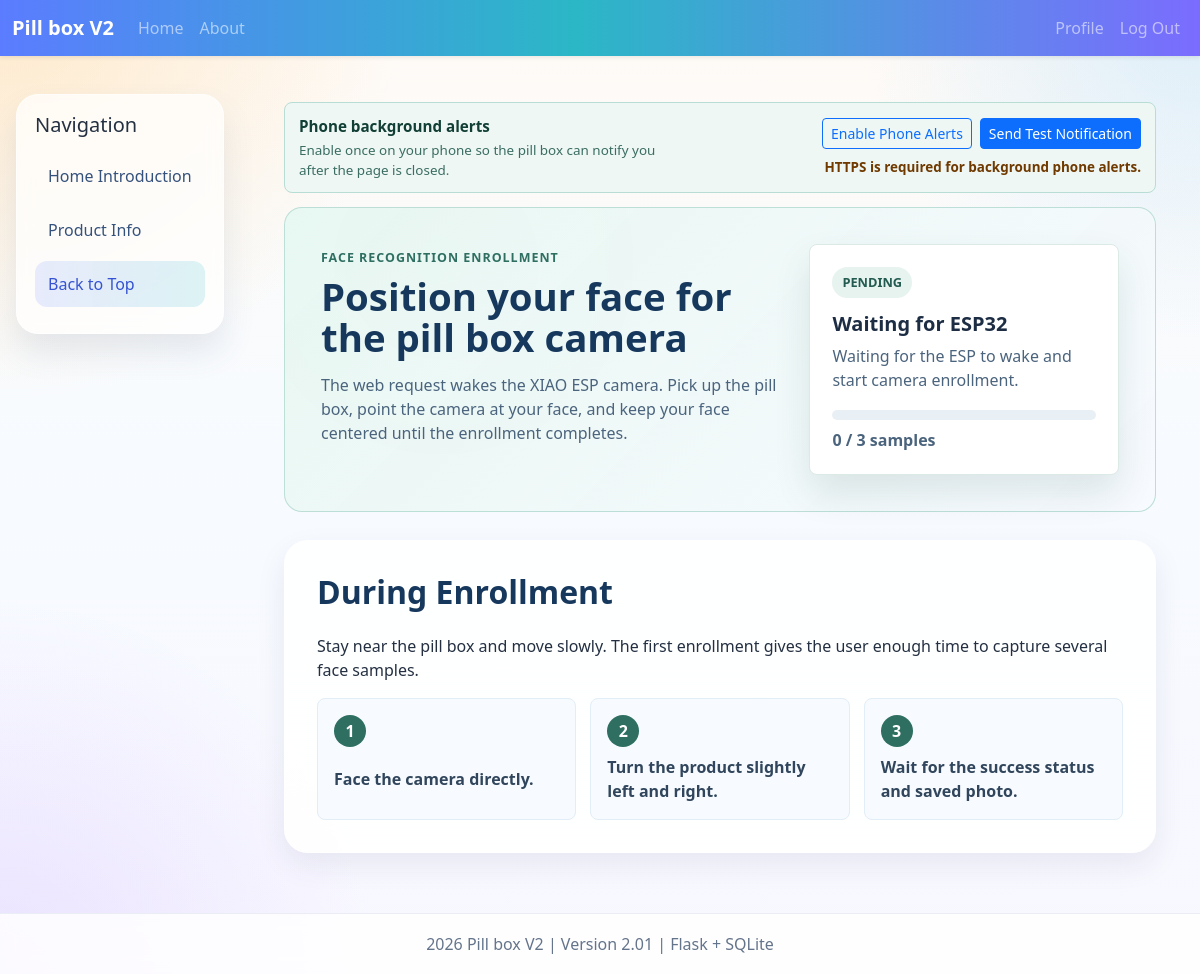
The app's page /face-enrollment/4 (signed in) with its own data.
### tables this page shows
CREATE TABLE face_enrollment_session (
            id INTEGER PRIMARY KEY AUTOINCREMENT,
            user_id INTEGER NOT NULL,
            product_code TEXT NOT NULL,
            status TEXT NOT NULL DEFAULT 'pending',
            person_name TEXT NOT NULL,
            requested_samples INTEGER NOT NULL DEFAULT 3,
            captured_samples INTEGER NOT NULL DEFAULT 0,
            message TEXT,
            device_id TEXT,
            photo_mime TEXT,
            photo_data BLOB,
            created_at TEXT NOT NULL,
            updated_at TEXT NOT NULL,
            expires_at TEXT NOT NULL,
            completed_at TEXT,
            FOREIGN KEY (user_id) REFERENCES user(id)
        );

### Pill_box_V2_01_English/app.py (the view)
@app.route("/face-enrollment/<int:session_id>")
@login_required
def face_enrollment_page(session_id):
    row = get_face_enrollment_session(session_id, current_user.id)
    if row is None:
        flash("Face enrollment session not found.", "danger")
        return redirect(url_for("profile"))
    return render_template(
        "face_enrollment.html",
        enrollment=serialize_face_enrollment_session(row),
    )

### Pill_box_V2_01_English/app.py (called while the page is built)
def get_db_connection():
    try:
        conn = sqlite3.connect(DATABASE)
        conn.row_factory = sqlite3.Row
        return conn
    except sqlite3.DatabaseError as e:
        logger.error(f"Database connection failed: {e}")
        raise

@login_manager.user_loader
def load_user(user_id):
    conn = get_db_connection()
    row = conn.execute("SELECT * FROM user WHERE id = ?", (user_id,)).fetchone()
    conn.close()
    return User.from_row(row)

def get_face_enrollment_session(session_id, user_id=None):
    conn = get_db_connection()
    try:
        if user_id is None:
            row = conn.execute(
                "SELECT * FROM face_enrollment_session WHERE id = ?",
                (session_id,),
            ).fetchone()
        else:
            row = conn.execute(
                "SELECT * FROM face_enrollment_session WHERE id = ? AND user_id = ?",
                (session_id, user_id),
            ).fetchone()
    finally:
        conn.close()
    return row

def serialize_face_enrollment_session(row):
    has_photo = bool(row["photo_data"])
    return {
        "id": row["id"],
        "status": row["status"],
        "product_code": row["product_code"],
        "person_name": row["person_name"],
        "requested_samples": row["requested_samples"],
        "captured_samples": row["captured_samples"],
        "message": row["message"],
        "device_id": row["device_id"],
        "created_at": row["created_at"],
        "updated_at": row["updated_at"],
        "expires_at": row["expires_at"],
        "completed_at": row["completed_at"],
        "has_photo": has_photo,
        "photo_url": url_for("face_enrollment_photo", session_id=row["id"]) if has_photo else None,
    }

@app.context_processor
def inject_global_data():
    return {
        "project_name": app.config["PROJECT_NAME"],
        "project_version": app.config["PROJECT_VERSION"],
    }

### Pill_box_V2_01_English/templates/face_enrollment.html (shortened to what this page needs)
{% extends "base.html" %}
{% block content %}
<section class="face-enrollment-hero" data-face-enrollment-status-url="{{ url_for('face_enrollment_status', session_id=enrollment.id) }}">
    <div class="face-enrollment-hero-copy">
        <span class="section-kicker">Face Recognition Enrollment</span>
        <h1>Position your face for the pill box camera</h1>
        <p>The web request wakes the XIAO ESP camera. Pick up the pill box, point the camera at your face, and keep your face centered until the enrollment completes.</p>
    </div>
    <div class="face-enrollment-status-card">
        <span class="face-enrollment-status" data-face-enrollment-status>{{ enrollment.status }}</span>
        <h2 data-face-enrollment-title>Waiting for ESP32</h2>
        <p data-face-enrollment-message>{{ enrollment.message or "Waiting for the ESP to wake and start camera enrollment." }}</p>
        <div class="face-enrollment-meter">
        </div>
        <p class="face-enrollment-count" data-face-enrollment-count>{{ enrollment.captured_samples }} / {{ enrollment.requested_samples }} samples</p>
    </div>
</section>
<section class="section-block face-enrollment-steps">
    <div>
        <h2 class="section-title">During Enrollment</h2>
        <p>Stay near the pill box and move slowly. The first enrollment gives the user enough time to capture several face samples.</p>
    </div>
    <div class="face-enrollment-step-grid">
        <div>
            <strong>1</strong>
            <span>Face the camera directly.</span>
        </div>
        <div>
            <strong>2</strong>
            <span>Turn the product slightly left and right.</span>
        </div>
        <div>
            <strong>3</strong>
            <span>Wait for the success status and saved photo.</span>
        </div>
    </div>
</section>
{% endblock %}

### Pill_box_V2_01_English/static/css/custom.css (style rules this page uses)
html { scroll-behavior: smooth; }
body { background: radial-gradient(circle at top left, rgba(255, 214, 153, 0.45), transparent 26%), radial-gradient(circle at top right, rgba(156, 214, 255, 0.35), transparent 22%), radial-gradient(circle at bottom left, rgba(198, 170, 255, 0.28), transparent 24%), linear-gradient(180deg, #fffaf5 0%, #f7fbff 46%, #f8f7ff 100%); padding-top: 70px; color: #243042; min-height: 100vh; }
.section-block { background: rgba(255, 255, 255, 0.88); padding: 32px; border-radius: 24px; margin-bottom: 28px; box-shadow: 0 12px 30px rgba(21, 40, 72, 0.08); border: 1px solid rgba(255,255,255,0.66); }
.section-title { margin-bottom: 22px; font-weight: 800; color: #17385d; }
.section-kicker { color: #2f6f62; display: inline-block; font-size: 0.78rem; font-weight: 800; letter-spacing: 0.08em; margin-bottom: 8px; text-transform: uppercase; }
.face-enrollment-hero { background: linear-gradient(135deg, rgba(231, 247, 241, 0.94), rgba(247, 250, 255, 0.96)), radial-gradient(circle at 18% 18%, rgba(99, 169, 143, 0.18), transparent 32%); border: 1px solid rgba(184, 221, 212, 0.92); border-radius: 18px; display: grid; gap: 24px; grid-template-columns: minmax(0, 1.2fr) minmax(280px, 0.8fr); margin-bottom: 28px; padding: 36px; }
.face-enrollment-hero h1 { color: #17385d; font-size: 2.4rem; font-weight: 850; line-height: 1.08; margin-bottom: 14px; }
.face-enrollment-hero p { color: #4b647d; font-size: 1rem; margin-bottom: 0; }
.face-enrollment-status-card { background: #ffffff; border: 1px solid #dceae6; border-radius: 8px; box-shadow: 0 18px 36px rgba(31, 83, 76, 0.12); padding: 22px; }
.face-enrollment-status { background: #e6f3ef; border-radius: 999px; color: #235b50; display: inline-flex; font-size: 0.8rem; font-weight: 800; margin-bottom: 14px; padding: 6px 10px; text-transform: uppercase; }
.face-enrollment-status-card h2 { color: #1d2d44; font-size: 1.25rem; font-weight: 800; margin-bottom: 8px; }
.face-enrollment-meter { background: #e9f0f5; border-radius: 999px; height: 10px; margin: 18px 0 8px; overflow: hidden; }
.face-enrollment-count { color: #52677f; font-size: 0.86rem; font-weight: 800; }
.face-enrollment-step-grid { display: grid; gap: 14px; grid-template-columns: repeat(3, minmax(0, 1fr)); }
.face-enrollment-step-grid div { background: #f7fbff; border: 1px solid #e1edf7; border-radius: 8px; display: grid; gap: 8px; min-height: 118px; padding: 16px; }
.face-enrollment-step-grid strong { align-items: center; background: #2f6f62; border-radius: 50%; color: #ffffff; display: inline-flex; height: 32px; justify-content: center; width: 32px; }
.face-enrollment-step-grid span { color: #31465c; font-weight: 700; }

### records on screen
face_enrollment_session: status "PENDING", captured_samples "0", requested_samples "3"

### other values on screen
{{ project_name }} "Pill box V2"
{{ project_version }} "2.01"
